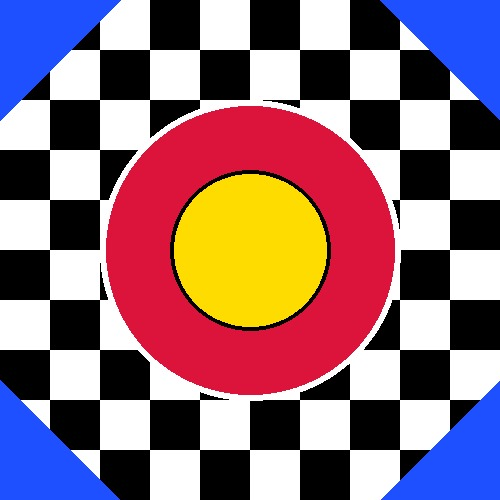
#> input picture image-craft-lab/assets/samples/high_contrast.jpg, 500 x 500 px
$ python -i palette.py   (imports and definitions only)
#> lines starting #> are read from the running program, lines starting #| are printed output that depends on the picture
#> further down, picture is the input picture: PIL image 500x500 RGB; mean R, G, B 143.9, 111.1, 122.4
"""
Palette engine — pure functions, no Streamlit imports.

Algorithm (exact):
  1. Resize to 100×100 (BILINEAR), reshape(-1,3).
  2. If sklearn available: KMeans(n_clusters=n_colors, n_init=5, random_state=0) → centers + counts.
     Else: image.quantize(colors=n_colors, method=MEDIANCUT) → palette.
  3. Sort by counts descending (dominant first).
  4. mode transforms: muted → saturation*0.6, pastel → saturation*0.5 + lightness+0.25,
     deep → value*0.7. Via colorsys.rgb_to_hsv → adjust → hsv_to_rgb. Clamp 0–255.
  5. Generate css_vars: :root { --color-1: #hex; } + Tailwind colors snippet.
  6. Generate gradient as 800×120 linear gradient of the hexes.
  7. WCAG contrast: compute contrast_ratio(hex1, hex2) for dominant vs white/black.
"""

from __future__ import annotations

import colorsys
from typing import List, Tuple

import numpy as np
from PIL import Image

N_MIN, N_MAX = 3, 8


def _clamp_n(n: int) -> int:
    return max(N_MIN, min(N_MAX, int(n)))


def _rgb_to_hex(r: int, g: int, b: int) -> str:
    return f"#{r:02x}{g:02x}{b:02x}"


def _hex_to_rgb(hex_str: str) -> Tuple[int, int, int]:
    h = hex_str.lstrip("#")
    return int(h[0:2], 16), int(h[2:4], 16), int(h[4:6], 16)


def _transform_color(r: int, g: int, b: int, mode: str) -> Tuple[int, int, int]:
    """Apply mode transforms via HSV."""
    # Normalize to 0-1
    rn, gn, bn = r / 255.0, g / 255.0, b / 255.0
    h, s, v = colorsys.rgb_to_hsv(rn, gn, bn)
    # Use HSV as H, S, V (note colorsys uses V as value/brightness, not L)
    # For muted/pastel/deep transforms as spec:
    if mode == "muted":
        s = s * 0.6
    elif mode == "pastel":
        s = s * 0.5
        # lightness+0.25 — hsv v approximates value; increase v
        v = min(1.0, v + 0.25)
        # also slightly boost if too dark
        # Alternative pastel via mix with white could be done but spec says s*0.5 + lightness+0.25
    elif mode == "deep":
        v = v * 0.7
    # vibrant = no change
    rn2, gn2, bn2 = colorsys.hsv_to_rgb(h, s, v)
    return (
        int(round(max(0.0, min(1.0, rn2)) * 255)),
        int(round(max(0.0, min(1.0, gn2)) * 255)),
        int(round(max(0.0, min(1.0, bn2)) * 255)),
    )


def _luminance_channel(c: float) -> float:
    """Helper for WCAG relative luminance."""
    c = c / 255.0
    return c / 12.92 if c <= 0.04045 else ((c + 0.055) / 1.055) ** 2.4


def relative_luminance(r: int, g: int, b: int) -> float:
    """WCAG relative luminance."""
    return 0.2126 * _luminance_channel(r) + 0.7152 * _luminance_channel(g) + 0.0722 * _luminance_channel(b)


def contrast_ratio(hex1: str, hex2: str) -> float:
    """WCAG contrast ratio between two hex colors."""
    r1, g1, b1 = _hex_to_rgb(hex1)
    r2, g2, b2 = _hex_to_rgb(hex2)
    l1 = relative_luminance(r1, g1, b1)
    l2 = relative_luminance(r2, g2, b2)
    # lighter / darker
    lighter = max(l1, l2)
    darker = min(l1, l2)
    return (lighter + 0.05) / (darker + 0.05)


def _css_vars(hexes: List[str]) -> str:
    lines = [":root {"]
    for i, h in enumerate(hexes, 1):
        lines.append(f"  --color-{i}: {h};")
    lines.append("}")
    lines.append("")
    lines.append("/* Tailwind */")
    lines.append("colors: {")
    for i, h in enumerate(hexes, 1):
        lines.append(f'  "color-{i}": "{h}",')
    lines.append("}")
    return "\n".join(lines)


def _generate_gradient(hexes: List[str], width: int = 800, height: int = 120) -> Image.Image:
    """Create linear gradient image interpolating between hexes."""
    if not hexes:
        return Image.new("RGB", (width, height), (0, 0, 0))
    if len(hexes) == 1:
        r, g, b = _hex_to_rgb(hexes[0])
        return Image.new("RGB", (width, height), (r, g, b))

    # Convert hexes to rgb array
    rgbs = [_hex_to_rgb(h) for h in hexes]
    n = len(rgbs)
    # For each x, interpolate between stops
    img = Image.new("RGB", (width, height))
    pix = img.load()
    for x in range(width):
        # t in [0,1]
        t = x / (width - 1) if width > 1 else 0
        # segment
        seg_f = t * (n - 1)
        seg = int(seg_f)
        seg = min(seg, n - 2)
        local_t = seg_f - seg
        r1, g1, b1 = rgbs[seg]
        r2, g2, b2 = rgbs[seg + 1]
        r = int(round(r1 + (r2 - r1) * local_t))
        g = int(round(g1 + (g2 - g1) * local_t))
        b = int(round(b1 + (b2 - b1) * local_t))
        for y in range(height):
            pix[x, y] = (r, g, b)
    return img


def _extract_via_kmeans(pixels: np.ndarray, n_colors: int):
    """Try sklearn KMeans, return centers (n,3) and counts (n,) or None."""
    try:
        from sklearn.cluster import KMeans
    except Exception:
        return None, None
    try:
        # pixels shape (10000,3) uint8 -> float
        kmeans = KMeans(n_clusters=n_colors, n_init=5, random_state=0)
        labels = kmeans.fit_predict(pixels.astype(np.float32))
        centers = kmeans.cluster_centers_.astype(int)  # (n,3)
        # Clamp
        centers = np.clip(centers, 0, 255)
        counts = np.bincount(labels, minlength=n_colors)
        return centers, counts
    except Exception:
        return None, None


# [41 lines left out: function _extract_via_mediancut, not called in this run]


def extract_palette(
    image: Image.Image,
    n_colors: int = 5,  # 3–8
    mode: str = "vibrant",  # vibrant | muted | pastel | deep
) -> dict:  # {hex: [str], rgb: [(r,g,b)], counts: [int], css_vars: str, gradient: PIL.Image}
    """
    Extract dominant palette from image.
    """
#> called with n_colors = 5, mode = 'vibrant'
    n_colors = _clamp_n(n_colors)
    mode = mode.lower() if isinstance(mode, str) else "vibrant"
    if mode not in ("vibrant", "muted", "pastel", "deep"):
        mode = "vibrant"

    # Ensure RGB
    if image.mode == "RGBA":
        bg = Image.new("RGB", image.size, (255, 255, 255))
        bg.paste(image, mask=image.split()[3])
        image = bg
    elif image.mode != "RGB":
        image = image.convert("RGB")

    # 1. Resize to 100×100 BILINEAR, reshape(-1,3)
    small = image.resize((100, 100), Image.BILINEAR)
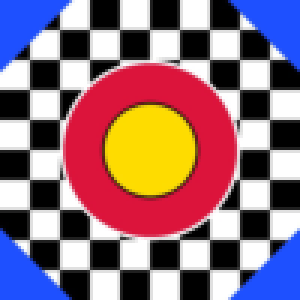
#> small: PIL image 100x100 RGB (shown 3 times larger); mean R, G, B 143.9, 111.1, 122.4
    arr = np.array(small).reshape(-1, 3)  # (10000,3)

    # 2. KMeans or fallback
    centers, counts = _extract_via_kmeans(arr, n_colors)
#> in _extract_via_kmeans, `labels = kmeans.fit_predict(pixels.astype(np.float32))`: labels = 10000 values, max 4 at index 0, min 0 at index 30, mean 1.49
#> in _extract_via_kmeans, `counts = np.bincount(labels, minlength=n_colors)`: counts = [3048, 3209, 726, 1841, 1176]
#> centers = [[13, 12, 12], [242, 240, 241], [250, 216, 1], [216, 25, 61], [32, 81, 250]]; counts = [3048, 3209, 726, 1841, 1176]
    if centers is None:
        centers, counts = _extract_via_mediancut(image, n_colors)

    # 3. Sort by counts descending (dominant first)
    # centers: (n,3), counts: (n,)
    # Ensure numpy arrays
    centers = np.array(centers)
    counts = np.array(counts)
    order = np.argsort(counts)[::-1]
#> order = [1, 0, 3, 4, 2]
    centers = centers[order]
#> centers = [[242, 240, 241], [13, 12, 12], [216, 25, 61], [32, 81, 250], [250, 216, 1]]
    counts = counts[order]
#> counts = [3209, 3048, 1841, 1176, 726]

    # 4. Mode transforms
    transformed = []
    for (r, g, b) in centers:
        r2, g2, b2 = _transform_color(int(r), int(g), int(b), mode)
        transformed.append((r2, g2, b2))
#> this loop made 5 passes
#> (r, g, b, rn in _transform_color, gn in _transform_color, bn in _transform_color, h in _transform_color, s in _transform_color) on passes 1 to 5: (242, 240, 241, 0.949, 0.941, 0.945, 0.917, 0.00826), (13, 12, 12, 0.051, 0.0471, 0.0471, 0, 0.0769), (216, 25, 61, 0.847, 0.098, 0.239, 0.969, 0.884), (32, 81, 250, 0.125, 0.318, 0.98, 0.629, 0.872), (250, 216, 1, 0.98, 0.847, 0.00392, 0.144, 0.996)
#> after the loop, transformed = [(242, 240, 241), (13, 12, 12), (216, 25, 61), (32, 81, 250), (250, 216, 1)]

    hexes = [_rgb_to_hex(r, g, b) for (r, g, b) in transformed]
#> hexes = ['#f2f0f1', '#0d0c0c', '#d8193d', '#2051fa', '#fad801']
    rgbs = transformed  # list of tuples
#> rgbs has the same summary as transformed
    counts_list = counts.tolist()
#> counts_list = [3209, 3048, 1841, 1176, 726]

    # 5. css_vars
    css_vars = _css_vars(hexes)
#> the loop in _css_vars, `for i, h in enumerate(hexes, 1):` made 5 passes
#> h on passes 1 to 5: '#f2f0f1', '#0d0c0c', '#d8193d', '#2051fa', '#fad801'
#> after the loop in _css_vars, `for i, h in enumerate(hexes, 1):`: lines = [':root {', '  --color-1: #f2f0f1;', '  --color-2: #0d0c0c;', '  --color-3: #d8193d;', '  --color-4: #2051fa;', '  --color-5: #fad801;']
#> after the loop in _css_vars, `for i, h in enumerate(hexes, 1):`: lines = 15 items, first 6: ':root {', '  --color-1: #f2f0f1;', '  --color-2: #0d0c0c;', '  --color-3: #d8193d;', '  --color-4: #2051fa;', '  --color-5: #fad801;'

    # 6. gradient
    gradient = _generate_gradient(hexes, 800, 120)
#> in _generate_gradient, `rgbs = [_hex_to_rgb(h) for h in hexes]`: rgbs has the same summary as transformed in extract_palette
#> in _generate_gradient, `n = len(rgbs)`: n = 5
#> in _generate_gradient, `img = Image.new("RGB", (width, height))`: img: PIL image 800x120 RGB; every value is 0
#> the loop in _generate_gradient, `for x in range(width):` made 800 passes
#> (seg_f, local_t, r, g, b) on passes 1 to 3: (0, 0, 242, 240, 241), (0.00501, 0.00501, 241, 239, 240), (0.01, 0.01, 240, 238, 239)
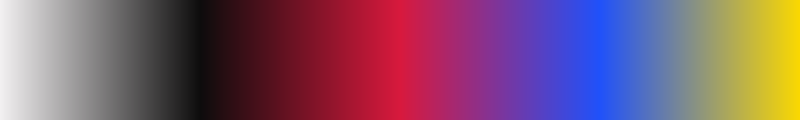
#> gradient: PIL image 800x120 RGB; mean R, G, B 126.9, 86.7, 111

    # 7. WCAG contrast for dominant vs white/black (computed lazily but we include)
    # We return contrasts as well for convenience
    dominant = hexes[0] if hexes else "#000000"
    contrast_white = contrast_ratio(dominant, "#ffffff")
    contrast_black = contrast_ratio(dominant, "#000000")

    # Determine pass/fail badge WCAG AA requires 4.5:1 for normal text
    def _badge(ratio: float) -> str:
        if ratio >= 7.0:
            return "AAA"
        elif ratio >= 4.5:
            return "AA"
        elif ratio >= 3.0:
            return "AA Large"
        else:
            return "Fail"

    wcag = {
        "dominant": dominant,
        "white_ratio": round(contrast_white, 2),
        "black_ratio": round(contrast_black, 2),
        "white_badge": _badge(contrast_white),
        "black_badge": _badge(contrast_black),
    }

    return {
        "hex": hexes,
        "rgb": rgbs,
        "counts": counts_list,
        "css_vars": css_vars,
        "gradient": gradient,
        "wcag": wcag,
        # also include raw centers for debugging
        "n_colors": n_colors,
        "mode": mode,
    }

>>> from PIL import Image
>>> picture = Image.open('../assets/samples/high_contrast.jpg')
>>> result = extract_palette(picture)
